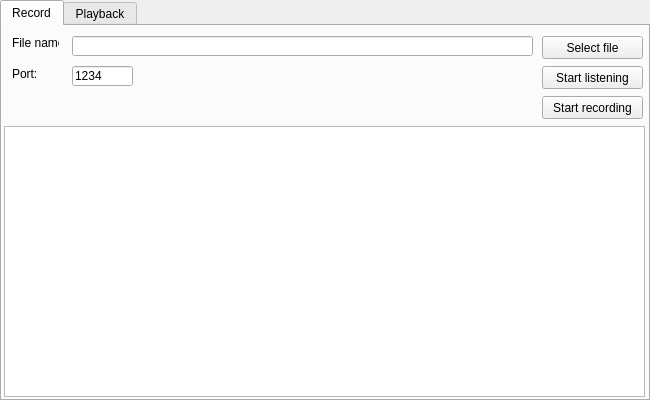
<?xml version="1.0" encoding="UTF-8"?>
<ui version="4.0">
 <class>AsterixRecorderClass</class>
 <widget class="QMainWindow" name="AsterixRecorderClass">
  <property name="geometry">
   <rect>
    <x>0</x>
    <y>0</y>
    <width>650</width>
    <height>400</height>
   </rect>
  </property>
  <property name="sizePolicy">
   <sizepolicy hsizetype="Preferred" vsizetype="Preferred">
    <horstretch>0</horstretch>
    <verstretch>0</verstretch>
   </sizepolicy>
  </property>
  <property name="minimumSize">
   <size>
    <width>650</width>
    <height>400</height>
   </size>
  </property>
  <property name="maximumSize">
   <size>
    <width>650</width>
    <height>400</height>
   </size>
  </property>
  <property name="windowTitle">
   <string>AsterixRecorder</string>
  </property>
  <widget class="QWidget" name="centralWidget">
   <widget class="QTabWidget" name="tabWidget">
    <property name="geometry">
     <rect>
      <x>0</x>
      <y>0</y>
      <width>650</width>
      <height>401</height>
     </rect>
    </property>
    <property name="sizePolicy">
     <sizepolicy hsizetype="Expanding" vsizetype="Expanding">
      <horstretch>0</horstretch>
      <verstretch>0</verstretch>
     </sizepolicy>
    </property>
    <property name="currentIndex">
     <number>0</number>
    </property>
    <widget class="QWidget" name="tab">
     <attribute name="title">
      <string>Record</string>
     </attribute>
     <widget class="QLineEdit" name="EdRecFileName">
      <property name="geometry">
       <rect>
        <x>70</x>
        <y>10</y>
        <width>461</width>
        <height>20</height>
       </rect>
      </property>
     </widget>
     <widget class="QLabel" name="label">
      <property name="geometry">
       <rect>
        <x>10</x>
        <y>10</y>
        <width>47</width>
        <height>13</height>
       </rect>
      </property>
      <property name="text">
       <string>File name:</string>
      </property>
     </widget>
     <widget class="QPushButton" name="BtnSelRecFile">
      <property name="geometry">
       <rect>
        <x>540</x>
        <y>10</y>
        <width>101</width>
        <height>23</height>
       </rect>
      </property>
      <property name="text">
       <string>Select file</string>
      </property>
     </widget>
     <widget class="QLabel" name="label_2">
      <property name="geometry">
       <rect>
        <x>10</x>
        <y>40</y>
        <width>31</width>
        <height>16</height>
       </rect>
      </property>
      <property name="text">
       <string>Port:</string>
      </property>
     </widget>
     <widget class="QLineEdit" name="EdRecvPort">
      <property name="geometry">
       <rect>
        <x>70</x>
        <y>40</y>
        <width>61</width>
        <height>20</height>
       </rect>
      </property>
      <property name="inputMask">
       <string>00000</string>
      </property>
      <property name="text">
       <string>1234</string>
      </property>
      <property name="maxLength">
       <number>5</number>
      </property>
     </widget>
     <widget class="QPlainTextEdit" name="plainTextEdit">
      <property name="geometry">
       <rect>
        <x>2</x>
        <y>100</y>
        <width>641</width>
        <height>271</height>
       </rect>
      </property>
      <property name="readOnly">
       <bool>true</bool>
      </property>
     </widget>
     <widget class="QPushButton" name="BtnListen">
      <property name="geometry">
       <rect>
        <x>540</x>
        <y>40</y>
        <width>101</width>
        <height>23</height>
       </rect>
      </property>
      <property name="text">
       <string>Start listening</string>
      </property>
     </widget>
     <widget class="QPushButton" name="BtnRecord">
      <property name="geometry">
       <rect>
        <x>540</x>
        <y>70</y>
        <width>101</width>
        <height>23</height>
       </rect>
      </property>
      <property name="text">
       <string>Start recording</string>
      </property>
     </widget>
    </widget>
    <widget class="QWidget" name="tab_2">
     <attribute name="title">
      <string>Playback</string>
     </attribute>
    </widget>
   </widget>
  </widget>
 </widget>
 <layoutdefault spacing="6" margin="11"/>
 <resources>
  <include location="AsterixRecorder.qrc"/>
 </resources>
 <connections/>
</ui>
